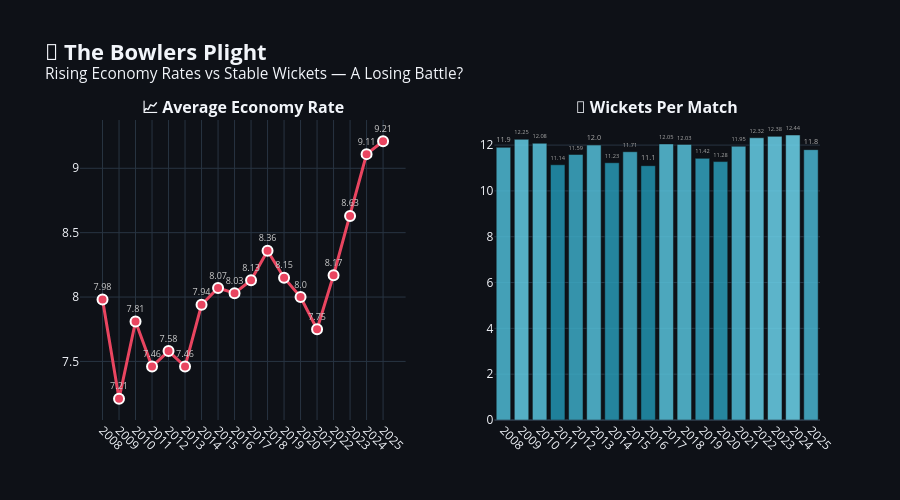

The notebook cell saved with this chart:
### Markdown cell above
---

## 🎳 Part 2: Are Bowlers an Endangered Species?

> **Question:** Has the bat-vs-ball balance shifted irreversibly? What's happening to bowling in the IPL?

### Code cell
# ============================================================
# 📊 Economy Rates & Wickets per Match Over Time
# ============================================================

bowling_season = bowling.copy()
bowling_season['season'] = bowling_season['season'].astype(str).replace(season_map)

# Average economy rate by season (weighted)
bowl_agg = bowling_season.groupby('season').agg(
    total_runs=('runs_conceded', 'sum'),
    total_extras=('extras_conceded', 'sum'),
    total_balls=('balls_bowled', 'sum'),
    total_wickets=('wickets', 'sum'),
).reset_index()
bowl_agg['season_int'] = bowl_agg['season'].astype(int)
bowl_agg = bowl_agg.sort_values('season_int')
bowl_agg['economy'] = ((bowl_agg['total_runs'] + bowl_agg['total_extras']) / (bowl_agg['total_balls'] / 6)).round(2)
bowl_agg['wickets_per_match'] = (bowl_agg['total_wickets'] / matches.groupby('season')['match_id'].count().reindex(bowl_agg['season']).values).round(2)

fig = make_subplots(
    rows=1, cols=2,
    subplot_titles=['<b>📈 Average Economy Rate</b>', '<b>🎯 Wickets Per Match</b>'],
    horizontal_spacing=0.12
)

# Economy rate
fig.add_trace(
    go.Scatter(
        x=bowl_agg['season'],
        y=bowl_agg['economy'],
        mode='lines+markers+text',
        line=dict(color='#e94560', width=3),
        marker=dict(size=10, color='#e94560', line=dict(width=2, color='white')),
        text=bowl_agg['economy'].astype(str),
        textposition='top center',
        textfont=dict(size=9, color='#ccc'),
        name='Economy Rate',
        showlegend=False,
    ),
    row=1, col=1
)

# Wickets per match
fig.add_trace(
    go.Bar(
        x=bowl_agg['season'],
        y=bowl_agg['wickets_per_match'],
        marker=dict(
            color=bowl_agg['wickets_per_match'],
            colorscale=[[0, '#2193b0'], [1, '#6dd5ed']],
            opacity=0.85,
        ),
        text=bowl_agg['wickets_per_match'].astype(str),
        textposition='outside',
        textfont=dict(size=9, color='#aaa'),
        name='Wickets/Match',
        showlegend=False,
    ),
    row=1, col=2
)

fig.update_layout(
    title=dict(
        text='<b>🎳 The Bowlers Plight</b><br><sup>Rising Economy Rates vs Stable Wickets — A Losing Battle?</sup>',
        font=dict(size=22),
    ),
    template='plotly_dark',
    paper_bgcolor='#0e1117',
    plot_bgcolor='#0e1117',
    height=500,
    margin=dict(t=120),
)
fig.update_xaxes(tickangle=45)
fig.show()

### Figure 1 — Plotly figure (JSON) as saved in the notebook; plotly's stock layout.template omitted (floating-point values rounded to 4 significant figures)
{"data": [{"line": {"color": "#e94560", "width": 3}, "marker": {"color": "#e94560", "line": {"color": "white", "width": 2}, "size": 10}, "mode": "lines+markers+text", "name": "Economy Rate", "showlegend": false, "text": ["7.98", "7.21", "7.81", "7.46", "7.58", "7.46", "7.94", "8.07", "8.03", "8.13", "8.36", "8.15", "8.0", "7.75", "8.17", "8.63", "9.11", "9.21"], "textfont": {"color": "#ccc", "size": 9}, "textposition": "top center", "type": "scatter", "x": ["2008", "2009", "2010", "2011", "2012", "2013", "2014", "2015", "2016", "2017", "2018", "2019", "2020", "2021", "2022", "2023", "2024", "2025"], "xaxis": "x", "y": [7.98, 7.21, 7.81, 7.46, 7.58, 7.46, 7.94, 8.07, 8.03, 8.13, 8.36, 8.15, 8.0, 7.75, 8.17, 8.63, 9.11, 9.21], "yaxis": "y"}, {"marker": {"color": [11.9, 12.25, 12.08, 11.14, 11.59, 12.0, 11.23, 11.71, 11.1, 12.05, 12.03, 11.42, 11.28, 11.95, 12.32, 12.38, 12.44, 11.8], "colorscale": [[0, "#2193b0"], [1, "#6dd5ed"]], "opacity": 0.85}, "name": "Wickets/Match", "showlegend": false, "text": ["11.9", "12.25", "12.08", "11.14", "11.59", "12.0", "11.23", "11.71", "11.1", "12.05", "12.03", "11.42", "11.28", "11.95", "12.32", "12.38", "12.44", "11.8"], "textfont": {"color": "#aaa", "size": 9}, "textposition": "outside", "type": "bar", "x": ["2008", "2009", "2010", "2011", "2012", "2013", "2014", "2015", "2016", "2017", "2018", "2019", "2020", "2021", "2022", "2023", "2024", "2025"], "xaxis": "x2", "y": [11.9, 12.25, 12.08, 11.14, 11.59, 12.0, 11.23, 11.71, 11.1, 12.05, 12.03, 11.42, 11.28, 11.95, 12.32, 12.38, 12.44, 11.8], "yaxis": "y2"}], "layout": {"annotations": [{"font": {"size": 16}, "showarrow": false, "text": "<b>📈 Average Economy Rate</b>", "x": 0.22, "xanchor": "center", "xref": "paper", "y": 1.0, "yanchor": "bottom", "yref": "paper"}, {"font": {"size": 16}, "showarrow": false, "text": "<b>🎯 Wickets Per Match</b>", "x": 0.78, "xanchor": "center", "xref": "paper", "y": 1.0, "yanchor": "bottom", "yref": "paper"}], "height": 500, "margin": {"t": 120}, "paper_bgcolor": "#0e1117", "plot_bgcolor": "#0e1117", "title": {"font": {"size": 22}, "text": "<b>🎳 The Bowlers Plight</b><br><sup>Rising Economy Rates vs Stable Wickets — A Losing Battle?</sup>"}, "xaxis": {"anchor": "y", "domain": [0.0, 0.44], "tickangle": 45}, "xaxis2": {"anchor": "y2", "domain": [0.56, 1.0], "tickangle": 45}, "yaxis": {"anchor": "x", "domain": [0.0, 1.0]}, "yaxis2": {"anchor": "x2", "domain": [0.0, 1.0]}}}
